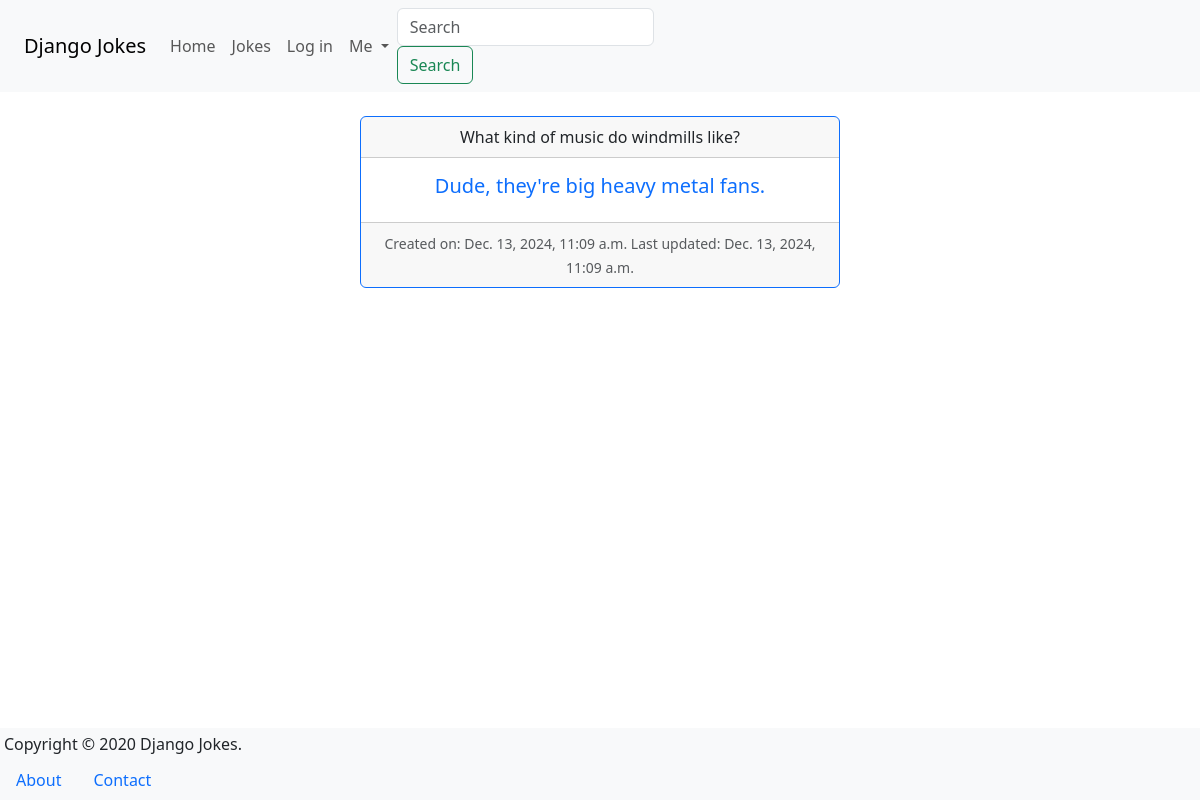
Page /jokes/joke/2/ on the committed database.
### jokes/models.py (models this page shows, shortened)
class Joke(models.Model):
    question = models.TextField(max_length=200)
    answer = models.TextField(max_length=100, blank=True)
    created = models.DateTimeField(auto_now_add=True)
    updated = models.DateTimeField(auto_now=True)

### jokes/views.py (the view)
# urls.py: path('joke/<int:pk>/', JokeDetailView.as_view(), name='detail'),
class JokeDetailView(DetailView):
    model = Joke

### templates/jokes/joke_detail.html (shortened to what this page needs)
{% extends "_base.html" %}
{% block main %}
    <div class="card border-primary m-auto mb-3 text-center"
        style="max-width: 30rem">
        <div class="card-header">{{ joke.question }}</div>
        <div class="card-body text-primary">
            <h5 class="card-title">{{ joke.answer }}</h5>
        </div>
        <div class="card-footer">
            <small class="text-muted">
                Created on: {{ joke.created }}
                Last updated: {{ joke.updated }}
            </small>
        </div>
    </div>
{% endblock %}

### rows in the picture
Joke: question "What kind of music do windmills like?", answer "Dude, they're big heavy metal fans.", created "Dec. 13, 2024, 11:09 a.m.", updated "Dec. 13, 2024, 11:09 a.m."
